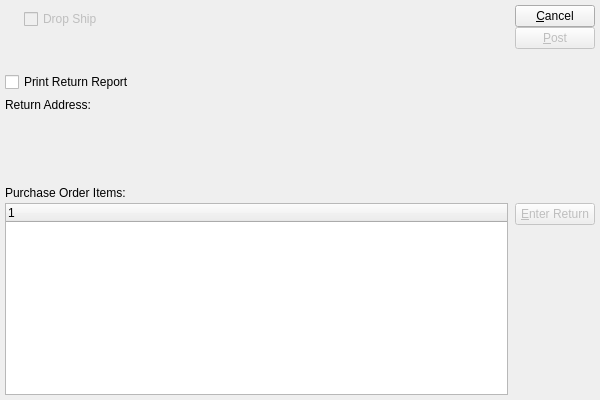
<?xml version="1.0" encoding="UTF-8"?>
<ui version="4.0">
 <comment>This file is part of the xTuple ERP: PostBooks Edition, a free and
open source Enterprise Resource Planning software suite,
Copyright (c) 1999-2010 by OpenMFG LLC, d/b/a xTuple.
It is licensed to you under the Common Public Attribution License
version 1.0, the full text of which (including xTuple-specific Exhibits)
is available at www.xtuple.com/CPAL.  By using this software, you agree
to be bound by its terms.</comment>
 <class>enterPoReturn</class>
 <widget class="QWidget" name="enterPoReturn">
  <property name="geometry">
   <rect>
    <x>0</x>
    <y>0</y>
    <width>600</width>
    <height>400</height>
   </rect>
  </property>
  <property name="windowTitle">
   <string>Enter Purchase Order Returns</string>
  </property>
  <layout class="QGridLayout" name="gridLayout">
   <item row="0" column="0">
    <layout class="QHBoxLayout">
     <property name="spacing">
      <number>6</number>
     </property>
     <property name="margin">
      <number>0</number>
     </property>
     <item>
      <layout class="QVBoxLayout">
       <property name="spacing">
        <number>6</number>
       </property>
       <property name="margin">
        <number>0</number>
       </property>
       <item>
        <layout class="QHBoxLayout" name="_2">
         <property name="leftMargin">
          <number>14</number>
         </property>
         <item>
          <widget class="OrderCluster" name="_po">
           <property name="sizePolicy">
            <sizepolicy hsizetype="Fixed" vsizetype="Fixed">
             <horstretch>0</horstretch>
             <verstretch>0</verstretch>
            </sizepolicy>
           </property>
          </widget>
         </item>
         <item>
          <layout class="QVBoxLayout" name="verticalLayout_2">
           <property name="topMargin">
            <number>4</number>
           </property>
           <item>
            <widget class="QCheckBox" name="_dropShip">
             <property name="enabled">
              <bool>false</bool>
             </property>
             <property name="text">
              <string>Drop Ship</string>
             </property>
            </widget>
           </item>
           <item>
            <spacer name="verticalSpacer">
             <property name="orientation">
              <enum>Qt::Vertical</enum>
             </property>
             <property name="sizeHint" stdset="0">
              <size>
               <width>20</width>
               <height>0</height>
              </size>
             </property>
            </spacer>
           </item>
          </layout>
         </item>
         <item>
          <spacer name="horizontalSpacer_2">
           <property name="orientation">
            <enum>Qt::Horizontal</enum>
           </property>
           <property name="sizeHint" stdset="0">
            <size>
             <width>40</width>
             <height>0</height>
            </size>
           </property>
          </spacer>
         </item>
        </layout>
       </item>
       <item>
        <widget class="XCheckBox" name="_printReport">
         <property name="text">
          <string>Print Return Report</string>
         </property>
        </widget>
       </item>
       <item>
        <widget class="QLabel" name="_returnAddrLit">
         <property name="text">
          <string>Return Address:</string>
         </property>
         <property name="buddy">
          <cstring>_returnAddr</cstring>
         </property>
        </widget>
       </item>
       <item>
        <widget class="AddressCluster" name="_returnAddr">
         <property name="enabled">
          <bool>false</bool>
         </property>
        </widget>
       </item>
       <item>
        <spacer>
         <property name="orientation">
          <enum>Qt::Vertical</enum>
         </property>
         <property name="sizeHint" stdset="0">
          <size>
           <width>20</width>
           <height>0</height>
          </size>
         </property>
        </spacer>
       </item>
      </layout>
     </item>
     <item>
      <spacer>
       <property name="orientation">
        <enum>Qt::Horizontal</enum>
       </property>
       <property name="sizeHint" stdset="0">
        <size>
         <width>40</width>
         <height>20</height>
        </size>
       </property>
      </spacer>
     </item>
     <item>
      <layout class="QVBoxLayout">
       <property name="spacing">
        <number>0</number>
       </property>
       <property name="margin">
        <number>0</number>
       </property>
       <item>
        <widget class="QPushButton" name="_close">
         <property name="text">
          <string>&amp;Cancel</string>
         </property>
        </widget>
       </item>
       <item>
        <widget class="QPushButton" name="_post">
         <property name="enabled">
          <bool>false</bool>
         </property>
         <property name="text">
          <string>&amp;Post</string>
         </property>
         <property name="autoDefault">
          <bool>true</bool>
         </property>
         <property name="default">
          <bool>true</bool>
         </property>
        </widget>
       </item>
       <item>
        <spacer>
         <property name="orientation">
          <enum>Qt::Vertical</enum>
         </property>
         <property name="sizeHint" stdset="0">
          <size>
           <width>20</width>
           <height>40</height>
          </size>
         </property>
        </spacer>
       </item>
      </layout>
     </item>
    </layout>
   </item>
   <item row="1" column="0">
    <layout class="QVBoxLayout">
     <property name="spacing">
      <number>0</number>
     </property>
     <property name="margin">
      <number>0</number>
     </property>
     <item>
      <widget class="QLabel" name="_poitemLit">
       <property name="sizePolicy">
        <sizepolicy hsizetype="Fixed" vsizetype="Fixed">
         <horstretch>0</horstretch>
         <verstretch>0</verstretch>
        </sizepolicy>
       </property>
       <property name="minimumSize">
        <size>
         <width>0</width>
         <height>20</height>
        </size>
       </property>
       <property name="text">
        <string>Purchase Order Items:</string>
       </property>
      </widget>
     </item>
     <item>
      <layout class="QHBoxLayout">
       <property name="spacing">
        <number>7</number>
       </property>
       <property name="margin">
        <number>0</number>
       </property>
       <item>
        <widget class="XTreeWidget" name="_poitem">
         <property name="sizePolicy">
          <sizepolicy hsizetype="Expanding" vsizetype="Expanding">
           <horstretch>0</horstretch>
           <verstretch>2</verstretch>
          </sizepolicy>
         </property>
        </widget>
       </item>
       <item>
        <layout class="QVBoxLayout">
         <property name="spacing">
          <number>0</number>
         </property>
         <property name="margin">
          <number>0</number>
         </property>
         <item>
          <widget class="QPushButton" name="_enter">
           <property name="enabled">
            <bool>false</bool>
           </property>
           <property name="text">
            <string>&amp;Enter Return</string>
           </property>
           <property name="autoDefault">
            <bool>true</bool>
           </property>
           <property name="default">
            <bool>true</bool>
           </property>
          </widget>
         </item>
         <item>
          <spacer>
           <property name="orientation">
            <enum>Qt::Vertical</enum>
           </property>
           <property name="sizeType">
            <enum>QSizePolicy::Expanding</enum>
           </property>
           <property name="sizeHint" stdset="0">
            <size>
             <width>20</width>
             <height>20</height>
            </size>
           </property>
          </spacer>
         </item>
        </layout>
       </item>
      </layout>
     </item>
    </layout>
   </item>
  </layout>
 </widget>
 <layoutdefault spacing="5" margin="5"/>
 <pixmapfunction>qPixmapFromMimeSource</pixmapfunction>
 <customwidgets>
  <customwidget>
   <class>AddressCluster</class>
   <extends>QWidget</extends>
   <header>addresscluster.h</header>
  </customwidget>
  <customwidget>
   <class>OrderCluster</class>
   <extends>QWidget</extends>
   <header>ordercluster.h</header>
  </customwidget>
  <customwidget>
   <class>XCheckBox</class>
   <extends>QCheckBox</extends>
   <header>xcheckbox.h</header>
  </customwidget>
  <customwidget>
   <class>XTreeWidget</class>
   <extends>QTreeWidget</extends>
   <header>xtreewidget.h</header>
   <container>1</container>
  </customwidget>
 </customwidgets>
 <tabstops>
  <tabstop>_printReport</tabstop>
  <tabstop>_returnAddr</tabstop>
  <tabstop>_poitem</tabstop>
  <tabstop>_enter</tabstop>
  <tabstop>_post</tabstop>
  <tabstop>_close</tabstop>
 </tabstops>
 <resources/>
 <connections>
  <connection>
   <sender>_close</sender>
   <signal>clicked()</signal>
   <receiver>enterPoReturn</receiver>
   <slot>close()</slot>
   <hints>
    <hint type="sourcelabel">
     <x>20</x>
     <y>20</y>
    </hint>
    <hint type="destinationlabel">
     <x>20</x>
     <y>20</y>
    </hint>
   </hints>
  </connection>
  <connection>
   <sender>_poitem</sender>
   <signal>itemSelected(int)</signal>
   <receiver>_enter</receiver>
   <slot>animateClick()</slot>
   <hints>
    <hint type="sourcelabel">
     <x>20</x>
     <y>20</y>
    </hint>
    <hint type="destinationlabel">
     <x>20</x>
     <y>20</y>
    </hint>
   </hints>
  </connection>
  <connection>
   <sender>_poitem</sender>
   <signal>valid(bool)</signal>
   <receiver>_enter</receiver>
   <slot>setEnabled(bool)</slot>
   <hints>
    <hint type="sourcelabel">
     <x>20</x>
     <y>20</y>
    </hint>
    <hint type="destinationlabel">
     <x>20</x>
     <y>20</y>
    </hint>
   </hints>
  </connection>
  <connection>
   <sender>_printReport</sender>
   <signal>toggled(bool)</signal>
   <receiver>_returnAddr</receiver>
   <slot>setEnabled(bool)</slot>
   <hints>
    <hint type="sourcelabel">
     <x>359</x>
     <y>17</y>
    </hint>
    <hint type="destinationlabel">
     <x>359</x>
     <y>111</y>
    </hint>
   </hints>
  </connection>
  <connection>
   <sender>_po</sender>
   <signal>valid(bool)</signal>
   <receiver>_post</receiver>
   <slot>setEnabled(bool)</slot>
   <hints>
    <hint type="sourcelabel">
     <x>130</x>
     <y>43</y>
    </hint>
    <hint type="destinationlabel">
     <x>20</x>
     <y>20</y>
    </hint>
   </hints>
  </connection>
 </connections>
</ui>
